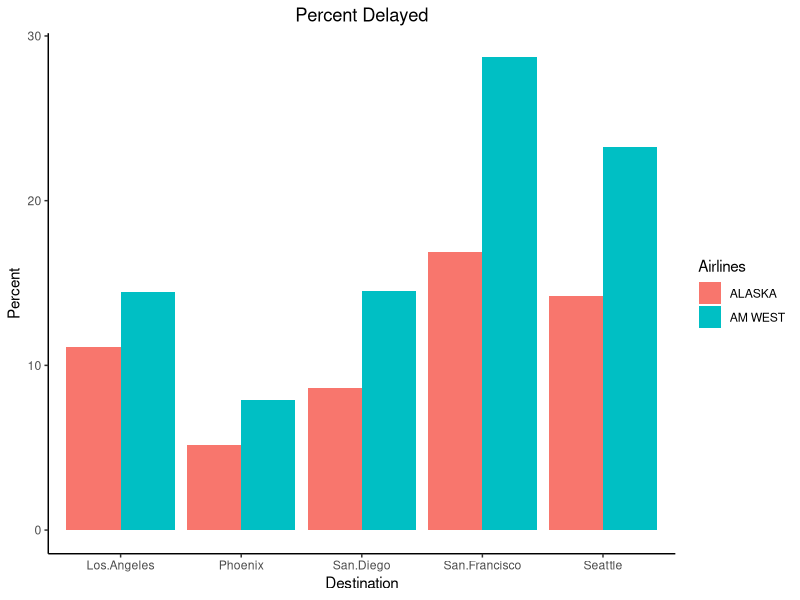

The R source for this figure:
## ---- chunk 1
knitr::opts_chunk$set(echo = TRUE)
## ---- chunk 2
library(tidyr)
library(dplyr)
library(ggplot2)
## ---- chunk 3
dt <- read.csv("Numbersense.csv", stringsAsFactors = FALSE, na.strings = "")
head(dt)
## ---- chunk 4
dt <- dt %>%
    fill( X)
## ---- chunk 5
dt <- na.omit(dt)
head(dt)
## ---- chunk 6
colnames(dt)[1:2] <- c("Airlines","Status")
head(dt)
## ---- chunk 7
dt <- dt %>%
    gather(Destination, count, 3:7)
## ---- chunk 8
dt <- dt %>%
    spread(Status, count)
## ---- chunk 9
glimpse(dt)
## ---- chunk 10
dt %>%
    group_by(Airlines)%>%
    summarise(mean = mean(delayed))
## ---- chunk 11
dt$total <- dt$delayed+dt$`on time`
dt$percent_del <- (dt$delayed/dt$total)*100
## ---- chunk 12
ggplot(data = dt, aes(Destination, percent_del, fill = Airlines))+geom_bar(stat = "identity", position = "dodge")+theme_classic()+ggtitle("Percent Delayed")+ylab("Percent")+theme(plot.title = element_text(hjust = 0.5))
